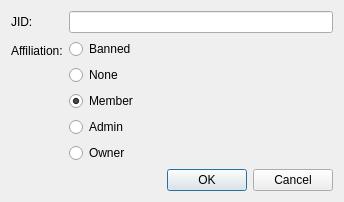
<?xml version="1.0" encoding="UTF-8"?>
<ui version="4.0">
 <class>AffiliationSelectorDialog</class>
 <widget class="QDialog" name="AffiliationSelectorDialog">
  <property name="geometry">
   <rect>
    <x>0</x>
    <y>0</y>
    <width>344</width>
    <height>200</height>
   </rect>
  </property>
  <property name="windowTitle">
   <string>Select affiliation</string>
  </property>
  <layout class="QVBoxLayout" name="verticalLayout_2">
   <item>
    <layout class="QFormLayout" name="formLayout">
     <item row="0" column="0">
      <widget class="QLabel" name="label">
       <property name="text">
        <string>JID:</string>
       </property>
      </widget>
     </item>
     <item row="0" column="1">
      <widget class="QLineEdit" name="JIDEdit_"/>
     </item>
     <item row="1" column="0">
      <widget class="QLabel" name="label_2">
       <property name="text">
        <string>Affiliation:</string>
       </property>
      </widget>
     </item>
     <item row="1" column="1">
      <layout class="QVBoxLayout" name="verticalLayout">
       <item>
        <widget class="QRadioButton" name="Banned_">
         <property name="text">
          <string>Banned</string>
         </property>
        </widget>
       </item>
       <item>
        <widget class="QRadioButton" name="None_">
         <property name="text">
          <string>None</string>
         </property>
        </widget>
       </item>
       <item>
        <widget class="QRadioButton" name="Member_">
         <property name="text">
          <string>Member</string>
         </property>
         <property name="checked">
          <bool>true</bool>
         </property>
        </widget>
       </item>
       <item>
        <widget class="QRadioButton" name="Admin_">
         <property name="text">
          <string>Admin</string>
         </property>
        </widget>
       </item>
       <item>
        <widget class="QRadioButton" name="Owner_">
         <property name="text">
          <string>Owner</string>
         </property>
        </widget>
       </item>
      </layout>
     </item>
    </layout>
   </item>
   <item>
    <widget class="QDialogButtonBox" name="buttonBox">
     <property name="orientation">
      <enum>Qt::Horizontal</enum>
     </property>
     <property name="standardButtons">
      <set>QDialogButtonBox::Cancel|QDialogButtonBox::Ok</set>
     </property>
    </widget>
   </item>
  </layout>
 </widget>
 <resources/>
 <connections>
  <connection>
   <sender>buttonBox</sender>
   <signal>accepted()</signal>
   <receiver>AffiliationSelectorDialog</receiver>
   <slot>accept()</slot>
   <hints>
    <hint type="sourcelabel">
     <x>248</x>
     <y>254</y>
    </hint>
    <hint type="destinationlabel">
     <x>157</x>
     <y>274</y>
    </hint>
   </hints>
  </connection>
  <connection>
   <sender>buttonBox</sender>
   <signal>rejected()</signal>
   <receiver>AffiliationSelectorDialog</receiver>
   <slot>reject()</slot>
   <hints>
    <hint type="sourcelabel">
     <x>316</x>
     <y>260</y>
    </hint>
    <hint type="destinationlabel">
     <x>286</x>
     <y>274</y>
    </hint>
   </hints>
  </connection>
 </connections>
</ui>
